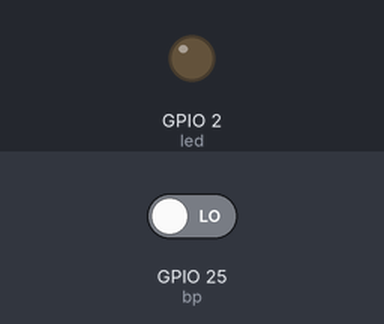
Bench run of a program on a simulated ESP32 board running MicroPython. Parts: output pins drawn as LEDs (lit = HIGH). The inputs (shaded band) are chosen by the test bench; at power-on: GPIO 25 (bp) LOW.

Above: at 1.2 s.
1.3 s: GPIO 25 (bp) driven HIGH
At 2.5 s:
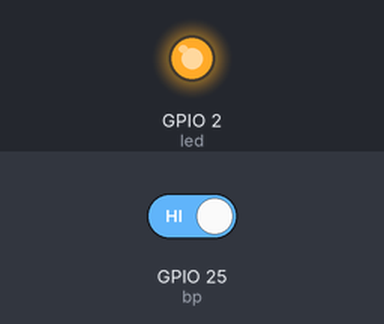
2.8 s: GPIO 25 (bp) driven LOW
At 5.1 s:
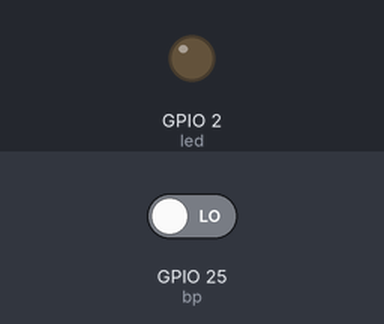
Timing chart, 0 to 6.6 s (numbered marks = the images above; inputs shaded):
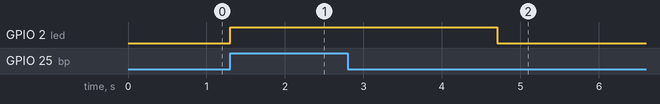

The program:

tempo-eclairage-optimise.py
```python
from machine import Pin
from time import sleep

led = Pin(2, Pin.OUT)
bp = Pin(25, Pin.IN)

compt = 0
while True :
    if bp.value() : compt = 20
    led.value(compt > 0)   # si compt > 0, cela fait led.value(True)
    sleep(0.1)
    compt -= (compt > 0)   # raccourci pour : compt = compt - (compt > 0)
```

Measured:
- after the input at 1.3 s, GPIO 2 (led): LOW → HIGH at once
- after the input at 2.8 s, GPIO 2 (led): HIGH → LOW after 1.9 s
